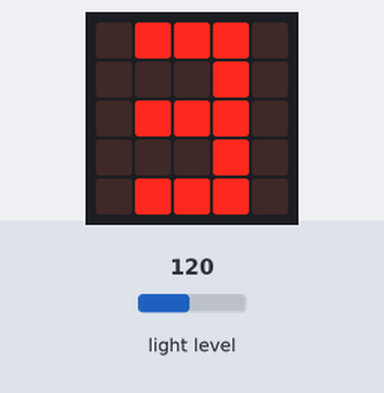
The program below on a simulated BBC micro:bit (MakeCode). Shown: the board's 5×5 LED display. Inputs (shaded band) come from the test bench; at power-on: light level 120.

Above: at 1.2 s.
1.3 s: light level set to 5
At 2.8 s:
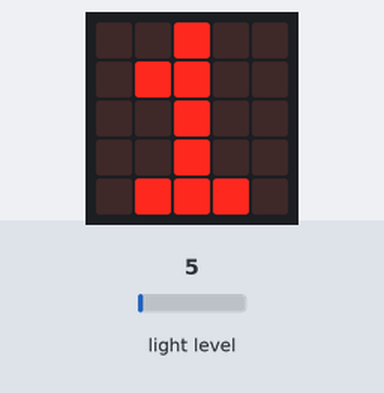
3.1 s: light level set to 191
At 4.5 s:
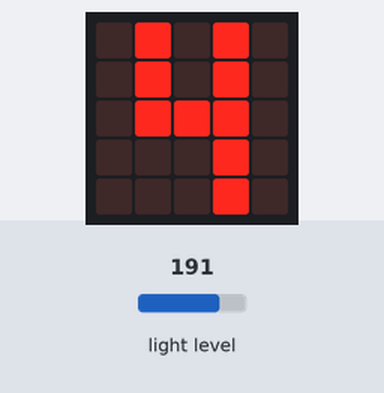
4.8 s: light level set to 250
At 6.2 s:
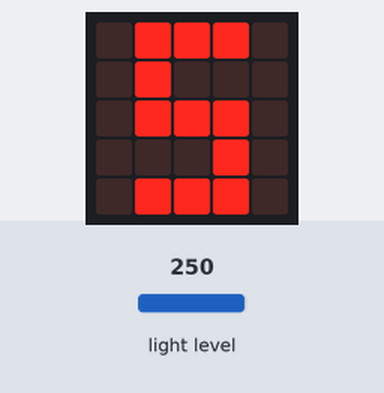
6.5 s: light level set to 57
At 7.1 s:
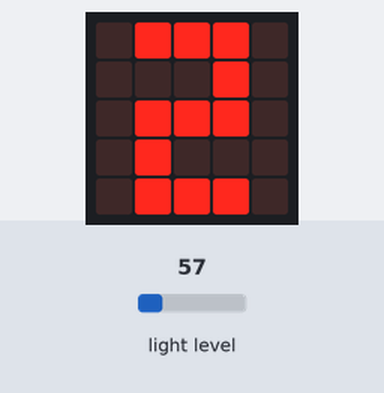
8.2 s: light level set to 64
At 8.9 s:
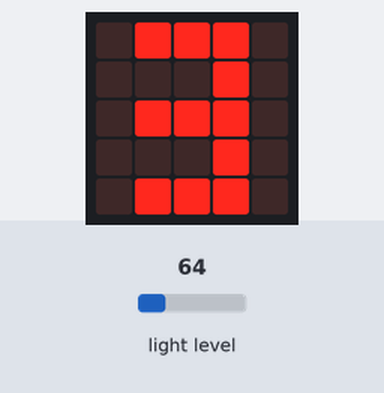
9.9 s: light level set to 27
At 10.8 s:
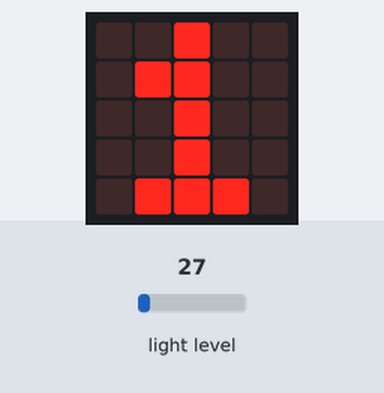
Timing chart, 0 to 12.5 s (numbered marks = the images above; inputs shaded):
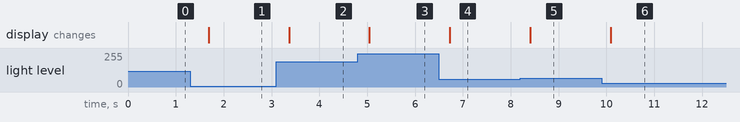

Measured:
- after the input at 1.3 s, the display: changes after 0.38 s (image 1)
- after the input at 3.1 s, the display: changes after 0.27 s (image 2)
- after the input at 4.8 s, the display: changes after 0.25 s (image 3)
- after the input at 6.5 s, the display: changes after 0.23 s (image 4)
- after the input at 8.2 s, the display: changes after 0.21 s (image 5)
- after the input at 9.9 s, the display: changes after 0.19 s (image 6)

The program:

main.ts
```typescript
basic.forever(function () {
    if (input.lightLevel() > 200) {
        basic.showLeds(`
            . # # # .
            . # . . .
            . # # # .
            . . . # .
            . # # # .
            `)
    } else if (input.lightLevel() > 130) {
        basic.showLeds(`
            . # . # .
            . # . # .
            . # # # .
            . . . # .
            . . . # .
            `)
    } else if (input.lightLevel() > 60) {
        basic.showLeds(`
            . # # # .
            . . . # .
            . # # # .
            . . . # .
            . # # # .
            `)
    } else if (input.lightLevel() > 30) {
        basic.showLeds(`
            . # # # .
            . . . # .
            . # # # .
            . # . . .
            . # # # .
            `)
    } else {
        basic.showLeds(`
            . . # . .
            . # # . .
            . . # . .
            . . # . .
            . # # # .
            `)
    }
})
```

test.ts
```typescript
// aquí va el archivo "tests"; esto no se compilará cuando este paquete se utilice como una extensión.
```
